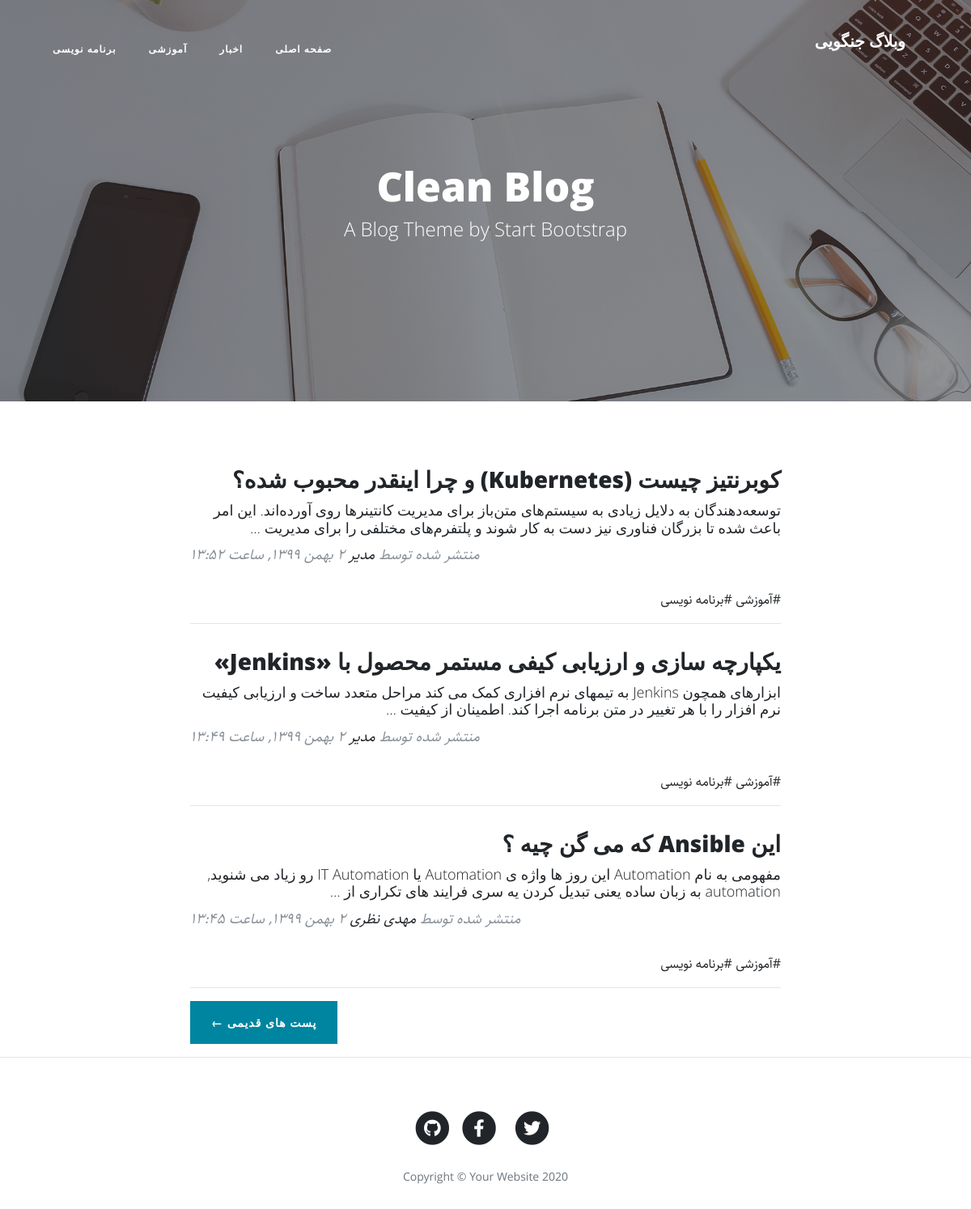
The page / on the database its author committed.
### blog/models.py (models this page shows, shortened)
class Category(models.Model):
    parent = models.ForeignKey('self', default = None, null = True, blank = True, on_delete = models.SET_NULL, related_name = "children", verbose_name = "زیر دسته")
    title = models.CharField(max_length = 200, verbose_name = "عنوان دسته بندی")
    slug = models.SlugField(max_length = 100, unique = True, verbose_name = "آدرس دسته بندی")
    status = models.BooleanField(default = True, verbose_name = "آیا نمایش داده شود؟")
    position = models.IntegerField(verbose_name = "موقعیت")
    class Meta:
        verbose_name = 'دسته بندی'
        verbose_name_plural = 'دسته بندی ها'
        ordering = ['parent_id', 'position']
    objects = CategoryManager()

class Article(models.Model):
    STATUS_CHOICES = (
        ("d", "پیش نویس"),
        ("p", "منتشر شده")
    )
    author = models.ForeignKey(User, null = True, on_delete = models.SET_NULL, related_name = 'articles', verbose_name = 'نویسنده')
    title = models.CharField(max_length = 200, verbose_name = "عنوان مقاله")
    slug = models.SlugField(max_length = 100, unique = True, verbose_name = "آدرس مقاله")
    category = models.ManyToManyField(Category, verbose_name = "دسته بندی", related_name = "articles")
    description = models.TextField(verbose_name = "توضیحات")
    thumbnail = models.ImageField(upload_to = "images", verbose_name = "تصویر مقاله")
    publish = models.DateTimeField(default = timezone.now, verbose_name = "زمان انتشار")
    created = models.DateTimeField(auto_now_add = True)
    updated = models.DateTimeField(auto_now = True)
    status = models.CharField(max_length = 1, choices = STATUS_CHOICES, verbose_name = "وضعیت")
    class Meta:
        verbose_name = 'مقاله'
        verbose_name_plural = 'مقالات'
        ordering = ['-publish']
    def jpublish(self):
        return jalali_converter(self.publish)
    jpublish.short_description = "زمان انتشار"
    objects = ArticleManager()

### blog/views.py (the view)
# urls.py: path('', ArticleList.as_view(), name = "home")
class ArticleList(ListView):
    queryset = Article.objects.published()
    paginate_by = 3

### blog/models.py (called while the page is built)
    def active(self):
        return self.filter(status = True)

### blog/templatetags/base_tags.py (called while the page is built)
@register.simple_tag
def title():
    return "وبلاگ جنگویی"

@register.inclusion_tag('blog/partials/category_navbar.html')
def category_navbar():
    return{
        "category": Category.objects.filter(status = True)
    }

### extensions/jalali.py (called while the page is built)
    def persian_tuple(self):
        return self.persian_year, self.persian_month, self.persian_day

### extensions/utils.py (called while the page is built)
def persian_numbers_converter(mystr):
    numbers = {
        "0" : "۰",
        "1" : "۱",
        "2" : "۲",
        "3" : "۳",
        "4" : "۴",
        "5" : "۵",
        "6" : "۶",
        "7" : "۷",
        "8" : "۸",
        "9" : "۹",
    }
    for e, p in numbers.items():
        mystr = mystr.replace(e, p)
    return mystr

def jalali_converter(time):
    jmonths = ["فروردین", "اردیبهشت", "خرداد", "تیر", "مرداد", "شهریور", "مهر", "آبان", "آذر", "دی", "بهمن", "اسفند"]
    time = timezone.localtime(time)
    time_to_str = "{},{},{}".format(time.year, time.month, time.day)
    time_to_tuple = jalali.Gregorian(time_to_str).persian_tuple()
    time_to_list = list(time_to_tuple)
    for index, month in enumerate(jmonths):
        if time_to_list[1] == index + 1:
            time_to_list[1] = month
            break
    output = "{} {} {}, ساعت {}:{}".format(
        time_to_list[2],
        time_to_list[1],
        time_to_list[0],
        time.hour,
        time.minute,
    )
    return persian_numbers_converter(output)

### templates/blog/article_list.html (shortened to what this page needs)
{% extends 'blog/list.html' %}
{% block next_page_url %}
  {% url 'blog:home' page_obj.next_page_number %}
{% endblock %}

### templates/blog/list.html (shortened to what this page needs)
{% extends 'blog/base.html' %}
{% load static %}
{% block main %}
  <header class="masthead" style="background-image: url({% static 'blog/img/home-bg.jpg' %})">
      <div class="overlay"></div>
      <div class="container">
        <div class="row">
          <div class="col-lg-8 col-md-10 mx-auto">
            <div class="site-heading">
              <h1>Clean Blog</h1>
              <span class="subheading">A Blog Theme by Start Bootstrap</span>
            </div>
          </div>
        </div>
      </div>
    </header>
    <div class="container">
      <div class="row">
        <div class="col-lg-8 col-md-10 mx-auto">
          {% for article in object_list %}
            <div class="post-preview">
              <a href="{% url 'blog:detail' article.slug %}">
                <h2 class="post-title">
                  {{ article.title }}
                </h2>
                <h3 class="post-subtitle">
                  {{ article.description | truncatewords:30 }}
                </h3>
              </a>
              <p class="post-meta">منتشر شده توسط
                <a href="{% url 'blog:author' article.author %}">{{ article.author.get_full_name }}</a>
                {{ article.jpublish }}</p>
            </div>
            <div>
              {% for cat in article.category.active %}
                <a href="{% url 'blog:category' cat.slug %}">#{{ cat.title }}</a>
              {% endfor %}
            </div>
            <hr>
          {% endfor %}
          {% if is_paginated %}
            <div class="clearfix pager-button">
              {% if page_obj.has_next %}
                <a class="btn btn-primary float-right" href="{% block next_page_url %}{% endblock %}">پست های قدیمی &larr;</a>
              {% endif %}
            </div>
          {% endif %}
        </div>
      </div>
    </div>
{% endblock %}

### templates/blog/partials/category_navbar.html (shortened to what this page needs)
<div class="collapse navbar-collapse nav" id="navbarResponsive">
  <ul class="navbar-nav ml-auto">
    <li class="nav-item">
      <a class="nav-link" href="{% url 'blog:home' %}">صفحه اصلی</a>
    </li>
    {% for cat in category %}
      {% if cat.parent == None %}
        <li class="nav-item">
          <a class="nav-link" href="{% url 'blog:category' cat.slug %}">{{ cat.title }}</a>
        </li>
      {% endif %}
    {% endfor %}
  </ul>
</div>

### static/blog/css/rtl.css (style rules this page uses)
body { direction: rtl; text-align: right; font-family: Sahel !important; font-size: 16px; }
.navbar-nav { margin-left: initial !important; margin-right: auto; }
.post-meta { text-align: left; }
.pager-button { float: left; }
.site-heading h1 { font-size: 50px !important; }
.post-title { font-size: 28px !important; }
.post-subtitle { font-size: 18px; }
.nav ul { padding-right: 0; }
.nav ul li { border-bottom: none; height: 86px; line-height: 86px; font-size: 14px; display: inline-block; float: left; margin: 0 auto; }
.nav ul li a { text-decoration: none; color: #000000; display: block; transition: .3s background-color; padding: 0 24px; }
.nav a { border-bottom: none; }

### rows shown on the page
Category: title "اخبار"
Category: title "آموزشی"
Category: title "برنامه نویسی"
Article: title "کوبرنتیز چیست (Kubernetes) و چرا اینقدر محبوب شده؟", description "توسعه‌دهندگان به دلایل زیادی به سیستم‌های متن‌باز برای مدیریت کانتینرها روی آورده‌اند. این امر باعث شده تا بزرگان فناوری نیز دست‌ به کار شوند و پلتفرم‌‌های مختلفی را برای مدیریت …", author.get_full_name "مدیر", jpublish "۲ بهمن ۱۳۹۹, ساعت ۱۳:۵۲"
Article: title "یکپارچه سازی و ارزیابی کیفی مستمر محصول با «Jenkins»", description "ابزارهای همچون Jenkins به تیمهای نرم افزاری کمک می کند مراحل متعدد ساخت و ارزیابی کیفیت نرم افزار را با هر تغییر در متن برنامه اجرا کند. اطمینان از کیفیت …", author.get_full_name "مدیر", jpublish "۲ بهمن ۱۳۹۹, ساعت ۱۳:۴۹"
Article: title "این Ansible که می گن چیه ؟", description "مفهومی به نام Automation این روز ها واژه ی Automation یا IT Automation رو زیاد می شنوید, automation به زبان ساده یعنی تبدیل کردن یه سری فرایند های تکراری از …", author.get_full_name "مهدی نظری", jpublish "۲ بهمن ۱۳۹۹, ساعت ۱۳:۴۵"
